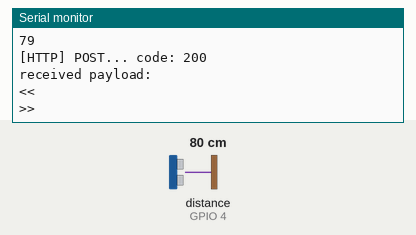
Recording of a sketch running on a simulated ESP8266 (NodeMCU). Parts: the last lines printed to the serial monitor. Wiring (inferred from the names in the program): ultrasonic range finder: trigger GPIO 5; echo GPIO 4. The test bench sets the inputs (shaded band); at power-on: distance to the obstacle (sensor on GPIO 4) 80 cm. The echo pulse lasts 58.3 µs per cm; WiFi joins after 1.5 s; servers stay silent unless stated; uploads are accepted with an empty reply.

Above: at 2.7 s.
2.8 s: distance to the obstacle (sensor on GPIO 4) set to 2 cm
At 11.86 s:
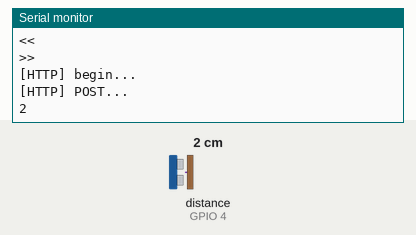
13.0 s: distance to the obstacle (sensor on GPIO 4) set to 4 cm
At 22.07 s:
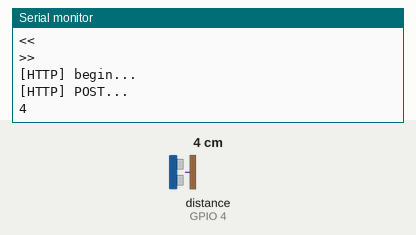

Measured:
- after the input at 2.8 s, the serial monitor: prints a new line after 8.9 s (image 1)
- after the input at 13.0 s, the serial monitor: prints a new line after 8.9 s (image 2)

The sketch:

PostHttpClient.ino
```cpp
/**
   PostHTTPClient.ino

    Created on: 21.11.2016

*/

#include <ESP8266WiFi.h>
#include <ESP8266HTTPClient.h>

/* this can be run with an emulated server on host:
        cd esp8266-core-root-dir
        cd tests/host
        make ../../libraries/ESP8266WebServer/examples/PostServer/PostServer
        bin/PostServer/PostServer
   then put your PC's IP address in SERVER_IP below, port 9080 (instead of default 80):
*/
//#define SERVER_IP "10.0.1.7:9080" // PC address with emulation on host
#define SERVER_IP "balamcode.000webhostapp.com"

const int TRIG = 5;
const int ECHO = 4;

int tiempo;
int distancia;

#ifndef STASSID
#define STASSID "64AD72" //direccion ssid de red LAN
#define STAPSK  "L21503812614433" //pass
#endif

void setup() {

   pinMode(TRIG,OUTPUT);
    pinMode(ECHO, INPUT);
    Serial.begin(9600);
    digitalWrite(TRIG,LOW);

  Serial.begin(115200);

  Serial.println();
  Serial.println();
  Serial.println();

  WiFi.begin(STASSID, STAPSK);

  while (WiFi.status() != WL_CONNECTED) {
    delay(500);
    Serial.print(".");
  }
  Serial.println("");
  Serial.print("Connected! IP address: ");
  Serial.println(WiFi.localIP());

}

void loop() {
  // wait for WiFi connection
  if ((WiFi.status() == WL_CONNECTED)) {

    WiFiClient client;
    HTTPClient http;

    Serial.print("[HTTP] begin...\n");
    // configure traged server and url
    http.begin(client, "http://" SERVER_IP "/servicios-awa/sensor.php"); //HTTP
    http.addHeader("Content-Type", "application/x-www-form-urlencoded");

    Serial.print("[HTTP] POST...\n");
    // start connection and send HTTP header and body
     digitalWrite(TRIG,HIGH);
    delayMicroseconds(100);
    digitalWrite(TRIG,LOW);
    tiempo = pulseIn(ECHO, HIGH);
    distancia = tiempo/58.4;
    Serial.println(distancia);
    String resul = (String) distancia;
    int httpCode = http.POST("porcentaje="+resul);

    // httpCode will be negative on error
    if (httpCode > 0) {
      // HTTP header has been send and Server response header has been handled
      Serial.printf("[HTTP] POST... code: %d\n", httpCode);

      // file found at server
      if (httpCode == HTTP_CODE_OK) {
        const String& payload = http.getString();
        Serial.println("received payload:\n<<");
        Serial.println(payload);
        Serial.println(">>");
      }
    } else {
      Serial.printf("[HTTP] POST... failed, error: %s\n", http.errorToString(httpCode).c_str());
    }

    http.end();
  }

  delay(10000);
}
```
